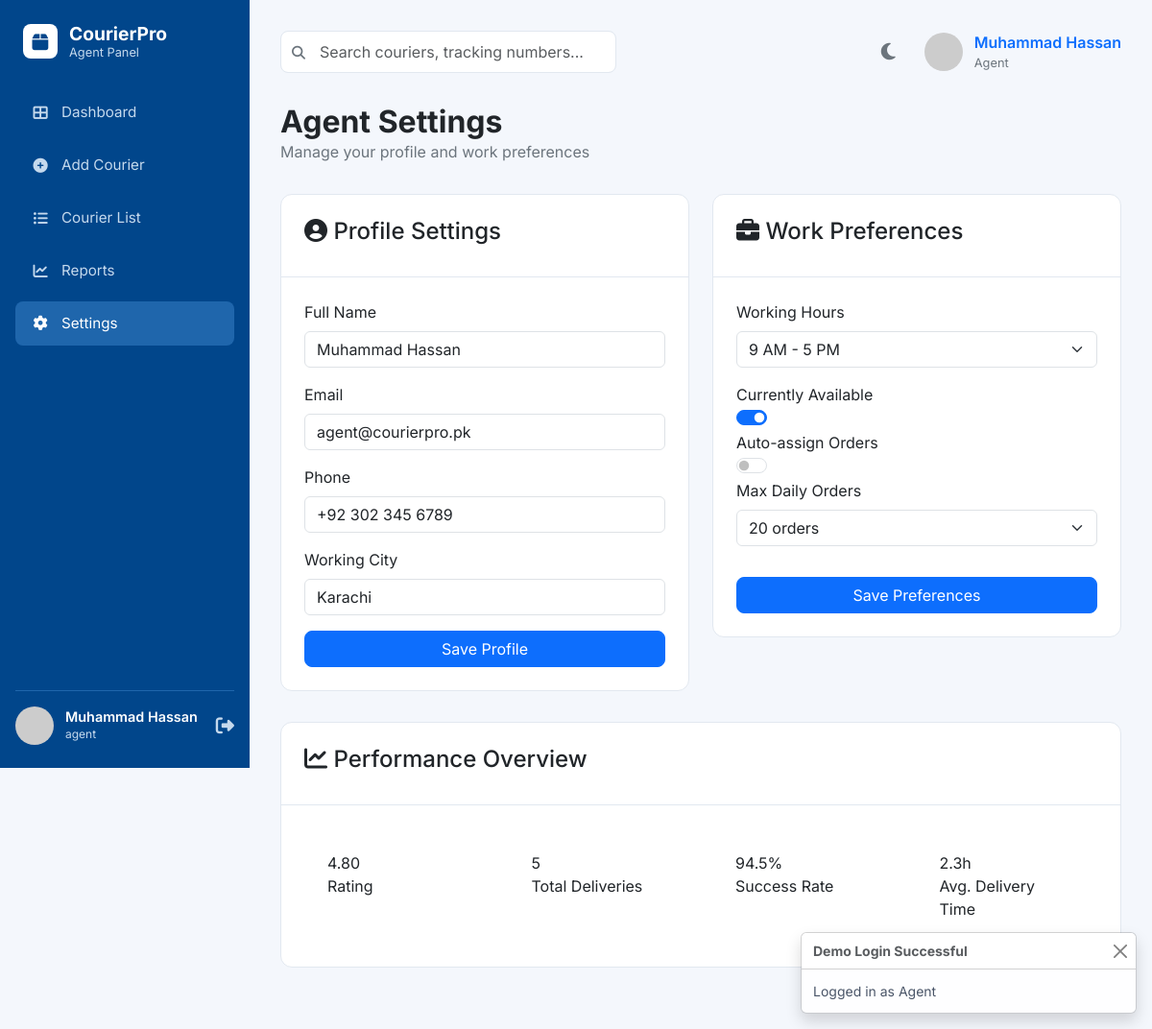
/agent/settings.php (signed in), run on the app's committed database.
### tables this page shows
CREATE TABLE `agents` (
  `id` int(11) NOT NULL,
  `user_id` int(11) NOT NULL,
  `agent_code` varchar(20) DEFAULT NULL,
  `city_id` int(11) DEFAULT NULL,
  `working_hours` varchar(50) DEFAULT '9to5',
  `max_daily_orders` int(11) DEFAULT 20,
  `availability` tinyint(1) DEFAULT 1,
  `auto_assign` tinyint(1) DEFAULT 0,
  `total_couriers` int(11) DEFAULT 0,
  `success_rate` decimal(5,2) DEFAULT 0.00,
  `rating` decimal(3,2) DEFAULT 0.00,
  `joined_date` date DEFAULT NULL,
  `created_at` timestamp NOT NULL DEFAULT current_timestamp(),
  `updated_at` timestamp NOT NULL DEFAULT current_timestamp() ON UPDATE current_timestamp()
);

CREATE TABLE `users` (
  `id` int(11) NOT NULL,
  `name` varchar(255) NOT NULL,
  `email` varchar(255) NOT NULL,
  `password` varchar(255) NOT NULL,
  `phone` varchar(20) DEFAULT NULL,
  `role` enum('admin','agent','user') NOT NULL DEFAULT 'user',
  `status` enum('active','inactive') DEFAULT 'active',
  `email_verified_at` timestamp NULL DEFAULT NULL,
  `remember_token` varchar(100) DEFAULT NULL,
  `created_at` timestamp NOT NULL DEFAULT current_timestamp(),
  `updated_at` timestamp NOT NULL DEFAULT current_timestamp() ON UPDATE current_timestamp()
);

CREATE TABLE `cities` (
  `id` int(11) NOT NULL,
  `name` varchar(100) NOT NULL,
  `state` varchar(50) DEFAULT NULL,
  `country` varchar(50) DEFAULT 'USA',
  `postal_code` varchar(20) DEFAULT NULL,
  `created_at` timestamp NOT NULL DEFAULT current_timestamp()
);

### agent/settings.php (the view, shortened to what this page needs)
<?php
require_once '../includes/db_connect.php';
$user_id = $_SESSION['user_id'];
$stmt = $conn->prepare("SELECT u.name, u.email, u.phone, a.working_hours, a.max_daily_orders, a.availability, a.auto_assign, c.name as city_name
                        FROM users u
                        JOIN agents a ON u.id = a.user_id
                        LEFT JOIN cities c ON a.city_id = c.id
                        WHERE u.id = ?");
$stmt->bind_param("i", $user_id);
$stmt->execute();
$result = $stmt->get_result();
$agent_data = $result->fetch_assoc();
$rating_query = $conn->query("SELECT rating FROM agents WHERE user_id = $user_id");
$rating = $rating_query ? $rating_query->fetch_assoc()['rating'] : 'N/A';
$total_deliveries_query = $conn->query("SELECT COUNT(*) as count FROM couriers WHERE assigned_agent_id = (SELECT id FROM agents WHERE user_id = $user_id)");
$total_deliveries = $total_deliveries_query ? $total_deliveries_query->fetch_assoc()['count'] : 0;
$success_rate_query = $conn->query("SELECT success_rate FROM agents WHERE user_id = $user_id");
$success_rate = $success_rate_query ? $success_rate_query->fetch_assoc()['success_rate'] : 0;
$avg_delivery_time = "2.3h";
include '../includes/header.php';
?>
<body>
    <?php include '../includes/sidebar_agent.php'; ?>
    <div class="main-content">
        <?php include '../includes/top_bar.php'; ?>
        <div class="page-header">
            <div>
                <h2>Agent Settings</h2>
                <p>Manage your profile and work preferences</p>
            </div>
        </div>
        <div class="row">
            <div class="col-lg-6">
                <div class="card">
                    <div class="card-header"><h4><i class="fas fa-user-circle"></i> Profile Settings</h4></div>
                    <div class="card-body">
                        <form action="settings.php" method="post">
                            <div class="mb-3">
                                <label for="fullName" class="form-label">Full Name</label>
                                <input type="text" class="form-control" id="fullName" name="fullname" value="<?php echo htmlspecialchars($agent_data['name']); ?>">
                            </div>
                            <div class="mb-3">
                                <label for="email" class="form-label">Email</label>
                                <input type="email" class="form-control" id="email" name="email" value="<?php echo htmlspecialchars($agent_data['email']); ?>">
                            </div>
                            <div class="mb-3">
                                <label for="phone" class="form-label">Phone</label>
                                <input type="tel" class="form-control" id="phone" name="phone" value="<?php echo htmlspecialchars($agent_data['phone']); ?>">
                            </div>
                            <div class="mb-3">
                                <label for="workingCity" class="form-label">Working City</label>
                                <input type="text" class="form-control" id="workingCity" value="<?php echo htmlspecialchars($agent_data['city_name']); ?>" readonly>
                            </div>
                            <button type="submit" name="save_profile" class="btn btn-primary w-100">Save Profile</button>
                        </form>
                    </div>
                </div>
            </div>
            <div class="col-lg-6">
                <div class="card">
                    <div class="card-header"><h4><i class="fas fa-briefcase"></i> Work Preferences</h4></div>
                    <div class="card-body">
                        <div class="mb-3">
                            <label for="workingHours" class="form-label">Working Hours</label>
                            <select id="workingHours" class="form-select">
                                <option <?php echo ($agent_data['working_hours'] == '9to5') ? 'selected' : ''; ?>>9 AM - 5 PM</option>
                            </select>
                        </div>
                        <div class="setting-item">
                            <span>Currently Available</span>
                            <div class="form-check form-switch">
                                <input class="form-check-input" type="checkbox" role="switch" <?php echo ($agent_data['availability']) ? 'checked' : ''; ?>>
                            </div>
                        </div>
                        <div class="setting-item">
                            <span>Auto-assign Orders</span>
                            <div class="form-check form-switch">
                                <input class="form-check-input" type="checkbox" role="switch" <?php echo ($agent_data['auto_assign']) ? 'checked' : ''; ?>>
                            </div>
                        </div>
                        <div class="mb-3">
                            <label for="maxOrders" class="form-label">Max Daily Orders</label>
                            <select id="maxOrders" class="form-select">
                                <option <?php echo ($agent_data['max_daily_orders'] == 20) ? 'selected' : ''; ?>>20 orders</option>
                            </select>
                        </div>
                        <button type="submit" class="btn btn-primary w-100 mt-3">Save Preferences</button>
                    </div>
                </div>
            </div>
        </div>
        <div class="card performance-overview">
            <div class="card-header"><h4><i class="fas fa-chart-line"></i> Performance Overview</h4></div>
            <div class="card-body">
                <div class="row">
                    <div class="col">
                        <div class="stat-card border-0">
                            <div class="stat-value"><?php echo $rating; ?></div>
                            <div class="stat-label">Rating</div>
                        </div>
                    </div>
                    <div class="col">
                        <div class="stat-card border-0">
                            <div class="stat-value"><?php echo $total_deliveries; ?></div>
                            <div class="stat-label">Total Deliveries</div>
                        </div>
                    </div>
                    <div class="col">
                        <div class="stat-card border-0">
                            <div class="stat-value"><?php echo round($success_rate, 1); ?>%</div>
                            <div class="stat-label">Success Rate</div>
                        </div>
                    </div>
                    <div class="col">
                        <div class="stat-card border-0">
                            <div class="stat-value"><?php echo $avg_delivery_time; ?></div>
                            <div class="stat-label">Avg. Delivery Time</div>
                        </div>
                    </div>
                </div>
            </div>
        </div>
    </div>
    <?php include '../includes/footer.php'; ?>
</body>
</html>

### assets/css/style.css (style rules this page uses)
:root { --primary-color: #0d6efd; --sidebar-bg: #01468b; --sidebar-link-color: #c5d9ed; --sidebar-active-link-bg: #1f66ac; --main-bg: #f4f7fc; --card-bg: #ffffff; --text-color: #4a5568; --text-muted-color: #6c757d; --border-color: #e2e8f0; --input-bg: #f7fafc; }
body { background-color: var(--main-bg); font-family: 'Inter', sans-serif; color: var(--text-color); display: flex; }
.main-content { margin-left: 260px; width: calc(100% - 260px); padding: 2rem; }
.dashboard-header, .page-header { display: flex; justify-content: space-between; align-items: center; margin-bottom: 2rem; }
.dashboard-header h2, .page-header h2 { font-weight: 700; margin: 0; color: #212529; }
.dashboard-header p, .page-header p { margin: 0; color: var(--text-muted-color); }
.btn-primary { background-color: var(--primary-color); border-color: var(--primary-color); border-radius: 8px; }
.stat-card { background-color: var(--card-bg); border-radius: 12px; padding: 1.5rem; border: 1px solid var(--border-color); }
.card { background-color: var(--card-bg); border: 1px solid var(--border-color); border-radius: 12px; margin-bottom: 2rem; }
.card-header { background-color: transparent; border-bottom: 1px solid var(--border-color); padding: 1.5rem; font-weight: 600; }
.card-body { padding: 1.5rem; }

### data on the page
agents: fullname "Muhammad Hassan", email "agent@courierpro.pk", phone "+92 302 345 6789", city.name "Karachi", working_hours "9 AM - 5 PM", availability "☑", rating "4.80", success_rate "94.5"

### other printed values
$_SESSION['user_name'] "Muhammad Hassan"
$_SESSION['user_role'] "agent"
$_SESSION['user_role'] "Agent"
$total_deliveries "5"
$avg_delivery_time "2.3h"
$_SESSION['login_success_message'] "Logged in as Agent"
